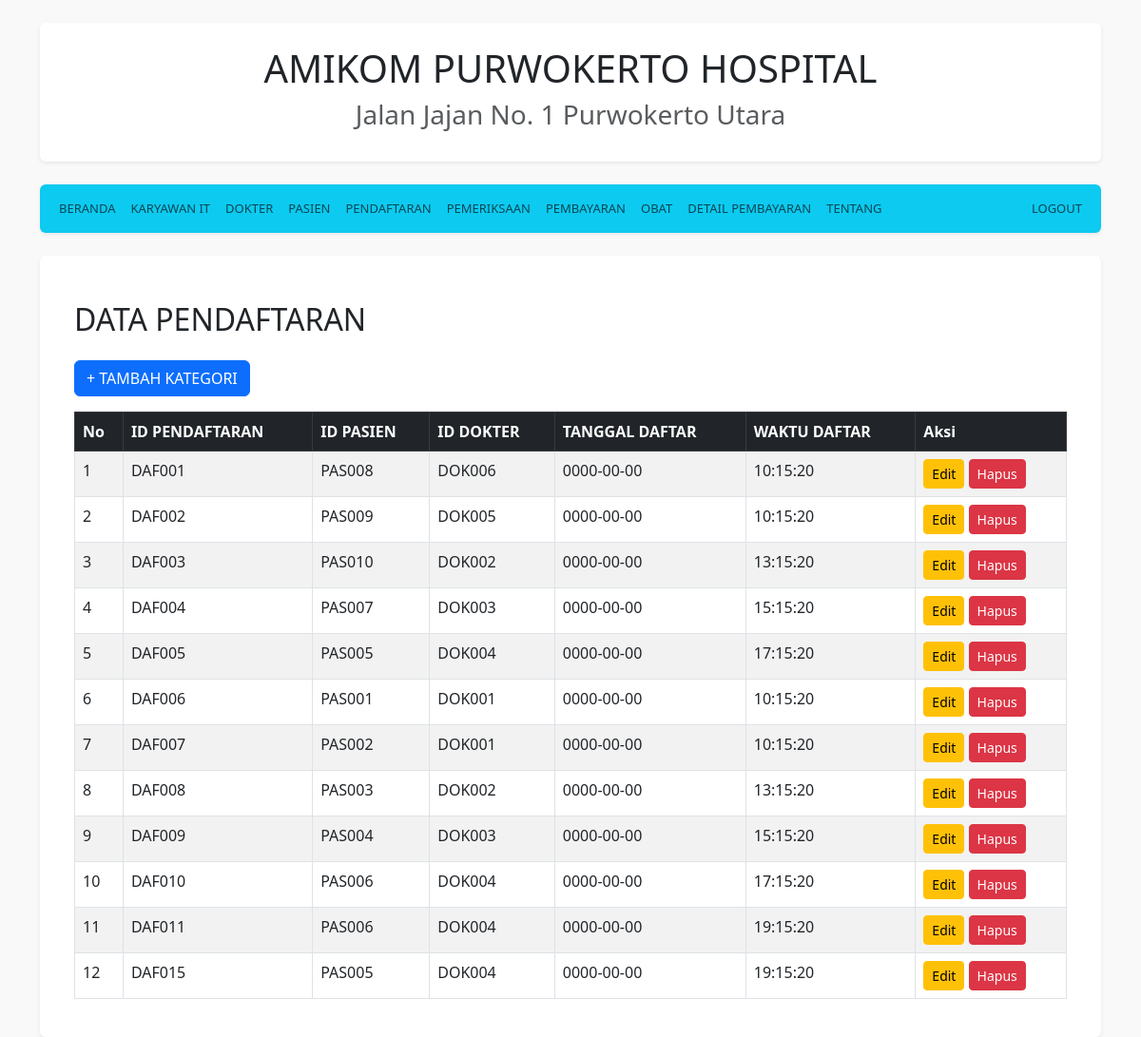
Page /home.php?page=pendaftaran (signed in) on the committed database.
### tables this page shows
CREATE TABLE `tbpendaftaran` (
  `idPendaftaran` varchar(10) NOT NULL,
  `idPasien` varchar(10) DEFAULT NULL,
  `idDokter` varchar(10) DEFAULT NULL,
  `tanggalDaftar` date DEFAULT NULL,
  `waktudaftar` time DEFAULT NULL
);

### views/pendaftaran.php (the view, shortened to what this page needs)
<a href="./action/tambah/pendaftaran.php" class="btn btn-primary mb-3">+ TAMBAH KATEGORI</a>
<div class="table-responsive">
    <table class="table table-striped table-bordered">
        <thead class="table-dark">
            <tr>
                <th>No</th>
                <th>ID PENDAFTARAN</th>
                <th>ID PASIEN</th>
                <th>ID DOKTER</th>
                <th>TANGGAL DAFTAR</th>
                <th>WAKTU DAFTAR</th>
                <th>Aksi</th>
            </tr>
        </thead>
        <tbody>
            <?php
            include 'koneksi.php';
            $no = 1;
            $data = mysqli_query($koneksi, "SELECT * FROM tbPendaftaran ORDER BY idPendaftaran");
            while($d = mysqli_fetch_array($data)){
            ?>
            <tr>
                <td><?php echo $no++; ?></td>
                <td><?php echo htmlspecialchars($d['idPendaftaran']); ?></td>
                <td><?php echo htmlspecialchars($d['idPasien']); ?></td>
                <td><?php echo htmlspecialchars($d['idDokter']); ?></td>
                <td><?php echo htmlspecialchars($d['tanggalDaftar']); ?></td>
                <td><?php echo htmlspecialchars($d['waktudaftar']); ?></td>
                <td>
                    <a href="./action/edit/pendaftaran.php?idPendaftaran=<?php echo $d['idPendaftaran']; ?>" class="btn btn-warning btn-sm">Edit</a>
                    <a href="./action/hapus/pendaftaran.php?idPendaftaran=<?php echo $d['idPendaftaran']; ?>" class="btn btn-danger btn-sm" onclick="return confirm('Apakah Anda yakin ingin menghapus data ini?');">Hapus</a>
                </td>
            </tr>
            <?php
            }
            ?>
        </tbody>
    </table>
</div>
<?php
include 'template.php';
?>

### home.php (style rules this page uses)
body { background-color: #f9f9f9; font-size: 16px; color: #444; }

### views/template.php (style rules this page uses)
body { background-color: #f9f9f9; }

### rows in the picture
tbpendaftaran: idPendaftaran "DAF001", idPasien "PAS008", idDokter "DOK006", tanggalDaftar "0000-00-00", waktudaftar "10:15:20"
tbpendaftaran: idPendaftaran "DAF002", idPasien "PAS009", idDokter "DOK005", tanggalDaftar "0000-00-00", waktudaftar "10:15:20"
tbpendaftaran: idPendaftaran "DAF003", idPasien "PAS010", idDokter "DOK002", tanggalDaftar "0000-00-00", waktudaftar "13:15:20"
tbpendaftaran: idPendaftaran "DAF004", idPasien "PAS007", idDokter "DOK003", tanggalDaftar "0000-00-00", waktudaftar "15:15:20"
tbpendaftaran: idPendaftaran "DAF005", idPasien "PAS005", idDokter "DOK004", tanggalDaftar "0000-00-00", waktudaftar "17:15:20"
tbpendaftaran: idPendaftaran "DAF006", idPasien "PAS001", idDokter "DOK001", tanggalDaftar "0000-00-00", waktudaftar "10:15:20"
tbpendaftaran: idPendaftaran "DAF007", idPasien "PAS002", idDokter "DOK001", tanggalDaftar "0000-00-00", waktudaftar "10:15:20"
tbpendaftaran: idPendaftaran "DAF008", idPasien "PAS003", idDokter "DOK002", tanggalDaftar "0000-00-00", waktudaftar "13:15:20"
tbpendaftaran: idPendaftaran "DAF009", idPasien "PAS004", idDokter "DOK003", tanggalDaftar "0000-00-00", waktudaftar "15:15:20"
tbpendaftaran: idPendaftaran "DAF010", idPasien "PAS006", idDokter "DOK004", tanggalDaftar "0000-00-00", waktudaftar "17:15:20"
tbpendaftaran: idPendaftaran "DAF011", idPasien "PAS006", idDokter "DOK004", tanggalDaftar "0000-00-00", waktudaftar "19:15:20"
tbpendaftaran: idPendaftaran "DAF015", idPasien "PAS005", idDokter "DOK004", tanggalDaftar "0000-00-00", waktudaftar "19:15:20"

### other values in the picture
$title "DATA PENDAFTARAN"
